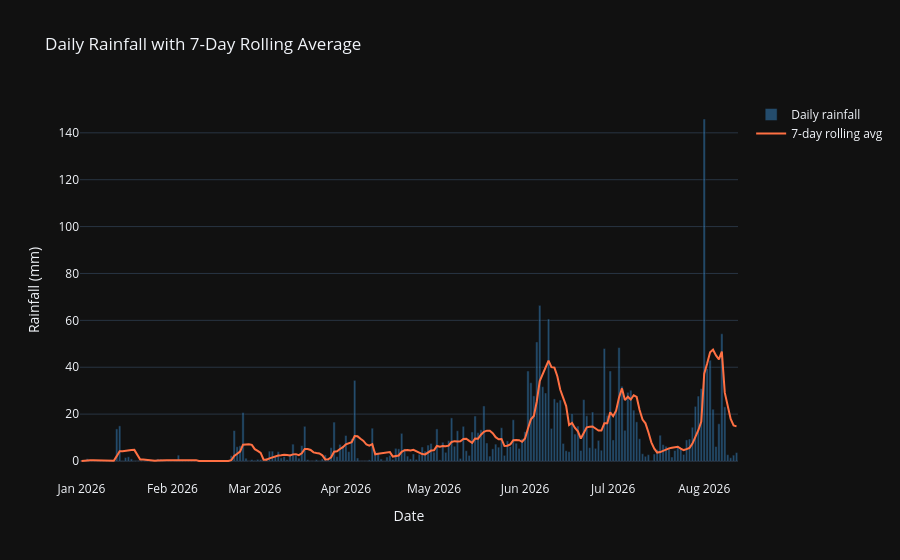

Source (notebook cell):
### Markdown cell above
## 7-Day Rolling Average

### Code cell
df["rolling_7d"] = df["rainfall_mm"].rolling(7, min_periods=1).mean()

fig3 = go.Figure()
fig3.add_bar(x=df["date"], y=df["rainfall_mm"],
             name="Daily rainfall", marker_color="rgba(66,165,245,0.4)")
fig3.add_scatter(x=df["date"], y=df["rolling_7d"],
                 mode="lines", name="7-day rolling avg",
                 line=dict(color="#ff7043", width=2))
fig3.update_layout(
    title="Daily Rainfall with 7-Day Rolling Average",
    xaxis_title="Date", yaxis_title="Rainfall (mm)",
    template="plotly_dark"
)
fig3.show()

### Figure 1 — Plotly figure (JSON) as saved in the notebook; plotly's stock layout.template omitted (floating-point values rounded to 4 significant figures; data arrays with more than 128 entries replaced by an {"elided": "..."} marker saying what was removed)
{"data": [{"marker": {"color": "rgba(66,165,245,0.4)"}, "name": "Daily rainfall", "type": "bar", "x": {"elided": "224 str values"}, "y": {"elided": "224 float values"}}, {"line": {"color": "#ff7043", "width": 2}, "mode": "lines", "name": "7-day rolling avg", "type": "scatter", "x": {"elided": "224 str values"}, "y": {"elided": "224 float values"}}], "layout": {"title": {"text": "Daily Rainfall with 7-Day Rolling Average"}, "xaxis": {"title": {"text": "Date"}}, "yaxis": {"title": {"text": "Rainfall (mm)"}}}}
